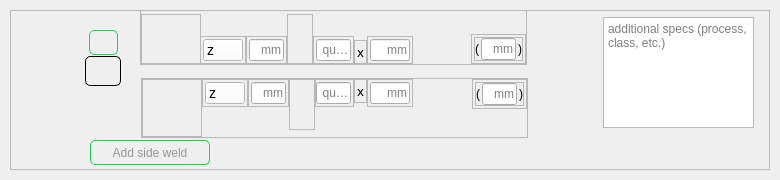
<?xml version="1.0" encoding="UTF-8"?>
<ui version="4.0">
 <class>Form</class>
 <widget class="QWidget" name="Form">
  <property name="geometry">
   <rect>
    <x>0</x>
    <y>0</y>
    <width>780</width>
    <height>180</height>
   </rect>
  </property>
  <property name="sizePolicy">
   <sizepolicy hsizetype="Minimum" vsizetype="Minimum">
    <horstretch>0</horstretch>
    <verstretch>0</verstretch>
   </sizepolicy>
  </property>
  <property name="minimumSize">
   <size>
    <width>0</width>
    <height>180</height>
   </size>
  </property>
  <property name="windowTitle">
   <string>Form</string>
  </property>
  <property name="styleSheet">
   <string notr="true">QPushButton{
	font: 75 10pt &quot;Arial&quot; bold;
	border-radius: 5px;
	border: 1px solid rgb(30, 210, 80);
}

QComboBox {
	background-color: rgb(255, 255, 255);
	border: 0px solid &quot;gray&quot;;
    color: black;
    font: 14px;
    padding: 1px 0px 1px 3px; /* This (useless) line resolves a bug with the font color */
	text-align: center;
}

QComboBox:focus {
}

QComboBox::drop-down 
{
    border: 0px; /* This seems to replace the whole arrow of the combo box */
}

/* Define a new custom arrow icon for the combo box */
QComboBox::down-arrow {
    image: url(:/Icons/Icons/chevron-down.svg);
    width: 14px;
    height: 14px;
}

QLineEdit{
	border: 1px groove &quot;gray&quot;;
	font: italic 8pt &quot;Arial&quot;;
}
</string>
  </property>
  <layout class="QVBoxLayout" name="verticalLayout">
   <property name="spacing">
    <number>0</number>
   </property>
   <property name="leftMargin">
    <number>10</number>
   </property>
   <property name="topMargin">
    <number>10</number>
   </property>
   <property name="rightMargin">
    <number>10</number>
   </property>
   <property name="bottomMargin">
    <number>10</number>
   </property>
   <item alignment="Qt::AlignTop">
    <widget class="QFrame" name="mainFrame">
     <property name="sizePolicy">
      <sizepolicy hsizetype="Fixed" vsizetype="Fixed">
       <horstretch>0</horstretch>
       <verstretch>0</verstretch>
      </sizepolicy>
     </property>
     <property name="minimumSize">
      <size>
       <width>760</width>
       <height>160</height>
      </size>
     </property>
     <property name="maximumSize">
      <size>
       <width>690</width>
       <height>160</height>
      </size>
     </property>
     <property name="styleSheet">
      <string notr="true">#frame_21{
	background-color: rgb(255, 255, 255);
}</string>
     </property>
     <property name="frameShape">
      <enum>QFrame::StyledPanel</enum>
     </property>
     <property name="frameShadow">
      <enum>QFrame::Raised</enum>
     </property>
     <property name="lineWidth">
      <number>0</number>
     </property>
     <property name="midLineWidth">
      <number>0</number>
     </property>
     <widget class="QLabel" name="normalWeldGraph">
      <property name="geometry">
       <rect>
        <x>0</x>
        <y>0</y>
        <width>611</width>
        <height>161</height>
       </rect>
      </property>
      <property name="text">
       <string/>
      </property>
      <property name="pixmap">
       <pixmap resource="../resources.qrc">:/Pictures/Pictures/weldNote.png</pixmap>
      </property>
      <property name="scaledContents">
       <bool>true</bool>
      </property>
     </widget>
     <widget class="QTextEdit" name="tailMultiline">
      <property name="geometry">
       <rect>
        <x>593</x>
        <y>7</y>
        <width>151</width>
        <height>111</height>
       </rect>
      </property>
      <property name="styleSheet">
       <string notr="true">font: 25 italic 12pt &quot;Calibri Light&quot;;</string>
      </property>
      <property name="sizeAdjustPolicy">
       <enum>QAbstractScrollArea::AdjustIgnored</enum>
      </property>
      <property name="overwriteMode">
       <bool>false</bool>
      </property>
      <property name="placeholderText">
       <string>additional specs (process, class, etc.)</string>
      </property>
     </widget>
     <widget class="QPushButton" name="weldRoundedIcon">
      <property name="geometry">
       <rect>
        <x>75</x>
        <y>46</y>
        <width>36</width>
        <height>30</height>
       </rect>
      </property>
      <property name="styleSheet">
       <string notr="true">border-radius: 5px;
border: 1px solid rgb(0, 0, 0);</string>
      </property>
      <property name="text">
       <string/>
      </property>
      <property name="icon">
       <iconset resource="../resources.qrc">
        <normaloff>:/Icons/Icons/weldIcon_weldLine.png</normaloff>:/Icons/Icons/weldIcon_weldLine.png</iconset>
      </property>
      <property name="iconSize">
       <size>
        <width>26</width>
        <height>30</height>
       </size>
      </property>
      <property name="checkable">
       <bool>true</bool>
      </property>
     </widget>
     <widget class="QPushButton" name="weldAsemblyIcon">
      <property name="geometry">
       <rect>
        <x>79</x>
        <y>20</y>
        <width>29</width>
        <height>25</height>
       </rect>
      </property>
      <property name="text">
       <string/>
      </property>
      <property name="icon">
       <iconset resource="../resources.qrc">
        <normaloff>:/Icons/Icons/banner_weld_face.png</normaloff>:/Icons/Icons/banner_weld_face.png</iconset>
      </property>
      <property name="iconSize">
       <size>
        <width>25</width>
        <height>25</height>
       </size>
      </property>
      <property name="checkable">
       <bool>true</bool>
      </property>
     </widget>
     <widget class="QFrame" name="upperWeldInfo">
      <property name="geometry">
       <rect>
        <x>130</x>
        <y>-6</y>
        <width>387</width>
        <height>61</height>
       </rect>
      </property>
      <property name="sizePolicy">
       <sizepolicy hsizetype="Preferred" vsizetype="Minimum">
        <horstretch>0</horstretch>
        <verstretch>0</verstretch>
       </sizepolicy>
      </property>
      <property name="minimumSize">
       <size>
        <width>0</width>
        <height>60</height>
       </size>
      </property>
      <property name="frameShape">
       <enum>QFrame::StyledPanel</enum>
      </property>
      <property name="frameShadow">
       <enum>QFrame::Raised</enum>
      </property>
      <layout class="QHBoxLayout" name="horizontalLayout_2">
       <property name="spacing">
        <number>0</number>
       </property>
       <property name="leftMargin">
        <number>0</number>
       </property>
       <property name="rightMargin">
        <number>0</number>
       </property>
       <property name="bottomMargin">
        <number>0</number>
       </property>
       <item>
        <widget class="QFrame" name="upperNormalSpacer">
         <property name="enabled">
          <bool>true</bool>
         </property>
         <property name="minimumSize">
          <size>
           <width>60</width>
           <height>0</height>
          </size>
         </property>
         <property name="frameShape">
          <enum>QFrame::StyledPanel</enum>
         </property>
         <property name="frameShadow">
          <enum>QFrame::Raised</enum>
         </property>
        </widget>
       </item>
       <item alignment="Qt::AlignBottom">
        <widget class="QFrame" name="frame_8">
         <property name="frameShape">
          <enum>QFrame::StyledPanel</enum>
         </property>
         <property name="frameShadow">
          <enum>QFrame::Raised</enum>
         </property>
         <layout class="QVBoxLayout" name="verticalLayout_9">
          <property name="spacing">
           <number>2</number>
          </property>
          <property name="leftMargin">
           <number>2</number>
          </property>
          <property name="topMargin">
           <number>2</number>
          </property>
          <property name="rightMargin">
           <number>2</number>
          </property>
          <property name="bottomMargin">
           <number>2</number>
          </property>
          <item>
           <widget class="QComboBox" name="upperSizeCombo">
            <property name="minimumSize">
             <size>
              <width>40</width>
              <height>0</height>
             </size>
            </property>
            <property name="currentText">
             <string>z</string>
            </property>
            <property name="iconSize">
             <size>
              <width>16</width>
              <height>16</height>
             </size>
            </property>
            <property name="frame">
             <bool>true</bool>
            </property>
            <item>
             <property name="text">
              <string>z</string>
             </property>
            </item>
            <item>
             <property name="text">
              <string>s</string>
             </property>
            </item>
            <item>
             <property name="text">
              <string>a</string>
             </property>
            </item>
           </widget>
          </item>
         </layout>
        </widget>
       </item>
       <item alignment="Qt::AlignHCenter|Qt::AlignBottom">
        <widget class="QFrame" name="frame_2">
         <property name="frameShape">
          <enum>QFrame::StyledPanel</enum>
         </property>
         <property name="frameShadow">
          <enum>QFrame::Raised</enum>
         </property>
         <layout class="QVBoxLayout" name="verticalLayout_3">
          <property name="spacing">
           <number>5</number>
          </property>
          <property name="leftMargin">
           <number>2</number>
          </property>
          <property name="topMargin">
           <number>2</number>
          </property>
          <property name="rightMargin">
           <number>2</number>
          </property>
          <property name="bottomMargin">
           <number>2</number>
          </property>
          <item>
           <widget class="QLineEdit" name="upperSizeLine">
            <property name="sizePolicy">
             <sizepolicy hsizetype="Fixed" vsizetype="Fixed">
              <horstretch>0</horstretch>
              <verstretch>0</verstretch>
             </sizepolicy>
            </property>
            <property name="minimumSize">
             <size>
              <width>35</width>
              <height>20</height>
             </size>
            </property>
            <property name="maximumSize">
             <size>
              <width>0</width>
              <height>16777215</height>
             </size>
            </property>
            <property name="alignment">
             <set>Qt::AlignRight|Qt::AlignTrailing|Qt::AlignVCenter</set>
            </property>
            <property name="placeholderText">
             <string>mm</string>
            </property>
           </widget>
          </item>
         </layout>
        </widget>
       </item>
       <item alignment="Qt::AlignHCenter|Qt::AlignBottom">
        <widget class="QFrame" name="frame_3">
         <property name="frameShape">
          <enum>QFrame::StyledPanel</enum>
         </property>
         <property name="frameShadow">
          <enum>QFrame::Raised</enum>
         </property>
         <layout class="QVBoxLayout" name="verticalLayout_2">
          <property name="spacing">
           <number>5</number>
          </property>
          <property name="leftMargin">
           <number>2</number>
          </property>
          <property name="topMargin">
           <number>2</number>
          </property>
          <property name="rightMargin">
           <number>2</number>
          </property>
          <property name="bottomMargin">
           <number>2</number>
          </property>
          <item>
           <widget class="QPushButton" name="upperWeldFaceIcon">
            <property name="enabled">
             <bool>true</bool>
            </property>
            <property name="sizePolicy">
             <sizepolicy hsizetype="Fixed" vsizetype="Fixed">
              <horstretch>0</horstretch>
              <verstretch>0</verstretch>
             </sizepolicy>
            </property>
            <property name="minimumSize">
             <size>
              <width>20</width>
              <height>20</height>
             </size>
            </property>
            <property name="styleSheet">
             <string notr="true">border: None;</string>
            </property>
            <property name="text">
             <string/>
            </property>
            <property name="icon">
             <iconset resource="../resources.qrc">
              <normaloff>:/Icons/Icons/plus.svg</normaloff>:/Icons/Icons/plus.svg</iconset>
            </property>
            <property name="iconSize">
             <size>
              <width>20</width>
              <height>20</height>
             </size>
            </property>
           </widget>
          </item>
          <item>
           <widget class="QPushButton" name="upperWeldTypeIcon">
            <property name="enabled">
             <bool>true</bool>
            </property>
            <property name="sizePolicy">
             <sizepolicy hsizetype="Fixed" vsizetype="Fixed">
              <horstretch>0</horstretch>
              <verstretch>0</verstretch>
             </sizepolicy>
            </property>
            <property name="minimumSize">
             <size>
              <width>20</width>
              <height>20</height>
             </size>
            </property>
            <property name="styleSheet">
             <string notr="true">border: None;</string>
            </property>
            <property name="text">
             <string/>
            </property>
            <property name="icon">
             <iconset resource="../resources.qrc">
              <normaloff>:/Icons/Icons/plus.svg</normaloff>:/Icons/Icons/plus.svg</iconset>
            </property>
            <property name="iconSize">
             <size>
              <width>20</width>
              <height>20</height>
             </size>
            </property>
           </widget>
          </item>
         </layout>
        </widget>
       </item>
       <item alignment="Qt::AlignHCenter|Qt::AlignBottom">
        <widget class="QFrame" name="frame_4">
         <property name="frameShape">
          <enum>QFrame::StyledPanel</enum>
         </property>
         <property name="frameShadow">
          <enum>QFrame::Raised</enum>
         </property>
         <layout class="QVBoxLayout" name="verticalLayout_5">
          <property name="spacing">
           <number>5</number>
          </property>
          <property name="leftMargin">
           <number>2</number>
          </property>
          <property name="topMargin">
           <number>2</number>
          </property>
          <property name="rightMargin">
           <number>2</number>
          </property>
          <property name="bottomMargin">
           <number>2</number>
          </property>
          <item alignment="Qt::AlignBottom">
           <widget class="QLineEdit" name="upperWeldQuantityLine">
            <property name="sizePolicy">
             <sizepolicy hsizetype="Fixed" vsizetype="Fixed">
              <horstretch>0</horstretch>
              <verstretch>0</verstretch>
             </sizepolicy>
            </property>
            <property name="minimumSize">
             <size>
              <width>35</width>
              <height>20</height>
             </size>
            </property>
            <property name="maximumSize">
             <size>
              <width>0</width>
              <height>16777215</height>
             </size>
            </property>
            <property name="alignment">
             <set>Qt::AlignRight|Qt::AlignTrailing|Qt::AlignVCenter</set>
            </property>
            <property name="placeholderText">
             <string>quant</string>
            </property>
           </widget>
          </item>
         </layout>
        </widget>
       </item>
       <item alignment="Qt::AlignHCenter|Qt::AlignBottom">
        <widget class="QFrame" name="frame_5">
         <property name="frameShape">
          <enum>QFrame::StyledPanel</enum>
         </property>
         <property name="frameShadow">
          <enum>QFrame::Raised</enum>
         </property>
         <layout class="QVBoxLayout" name="verticalLayout_6">
          <property name="spacing">
           <number>5</number>
          </property>
          <property name="leftMargin">
           <number>2</number>
          </property>
          <property name="topMargin">
           <number>2</number>
          </property>
          <property name="rightMargin">
           <number>2</number>
          </property>
          <property name="bottomMargin">
           <number>2</number>
          </property>
          <item>
           <widget class="QLabel" name="upperWeldAmountLabel">
            <property name="font">
             <font>
              <family>Arial 'bold'</family>
              <pointsize>10</pointsize>
              <weight>50</weight>
              <italic>false</italic>
              <bold>false</bold>
             </font>
            </property>
            <property name="text">
             <string>x</string>
            </property>
            <property name="alignment">
             <set>Qt::AlignHCenter|Qt::AlignTop</set>
            </property>
           </widget>
          </item>
         </layout>
        </widget>
       </item>
       <item alignment="Qt::AlignBottom">
        <widget class="QFrame" name="frame_7">
         <property name="frameShape">
          <enum>QFrame::StyledPanel</enum>
         </property>
         <property name="frameShadow">
          <enum>QFrame::Raised</enum>
         </property>
         <layout class="QVBoxLayout" name="verticalLayout_8">
          <property name="spacing">
           <number>5</number>
          </property>
          <property name="leftMargin">
           <number>2</number>
          </property>
          <property name="topMargin">
           <number>2</number>
          </property>
          <property name="rightMargin">
           <number>2</number>
          </property>
          <property name="bottomMargin">
           <number>2</number>
          </property>
          <item alignment="Qt::AlignBottom">
           <widget class="QLineEdit" name="upperWeldLengthLine">
            <property name="sizePolicy">
             <sizepolicy hsizetype="Fixed" vsizetype="Fixed">
              <horstretch>0</horstretch>
              <verstretch>0</verstretch>
             </sizepolicy>
            </property>
            <property name="minimumSize">
             <size>
              <width>40</width>
              <height>20</height>
             </size>
            </property>
            <property name="maximumSize">
             <size>
              <width>0</width>
              <height>16777215</height>
             </size>
            </property>
            <property name="alignment">
             <set>Qt::AlignRight|Qt::AlignTrailing|Qt::AlignVCenter</set>
            </property>
            <property name="placeholderText">
             <string>mm</string>
            </property>
           </widget>
          </item>
         </layout>
        </widget>
       </item>
       <item>
        <widget class="QWidget" name="upperStaggerSpacer" native="true">
         <property name="minimumSize">
          <size>
           <width>60</width>
           <height>0</height>
          </size>
         </property>
        </widget>
       </item>
       <item alignment="Qt::AlignHCenter|Qt::AlignBottom">
        <widget class="QFrame" name="upperWeldSpacingFrame">
         <property name="frameShape">
          <enum>QFrame::StyledPanel</enum>
         </property>
         <property name="frameShadow">
          <enum>QFrame::Raised</enum>
         </property>
         <layout class="QVBoxLayout" name="verticalLayout_7">
          <property name="spacing">
           <number>5</number>
          </property>
          <property name="leftMargin">
           <number>2</number>
          </property>
          <property name="topMargin">
           <number>2</number>
          </property>
          <property name="rightMargin">
           <number>2</number>
          </property>
          <property name="bottomMargin">
           <number>2</number>
          </property>
          <item alignment="Qt::AlignLeft|Qt::AlignBottom">
           <widget class="QFrame" name="frame_26">
            <property name="frameShape">
             <enum>QFrame::StyledPanel</enum>
            </property>
            <property name="frameShadow">
             <enum>QFrame::Raised</enum>
            </property>
            <layout class="QHBoxLayout" name="horizontalLayout_25">
             <property name="spacing">
              <number>2</number>
             </property>
             <property name="leftMargin">
              <number>0</number>
             </property>
             <property name="topMargin">
              <number>0</number>
             </property>
             <property name="rightMargin">
              <number>0</number>
             </property>
             <property name="bottomMargin">
              <number>0</number>
             </property>
             <item>
              <widget class="QLabel" name="label_84">
               <property name="text">
                <string>(</string>
               </property>
              </widget>
             </item>
             <item>
              <widget class="QLineEdit" name="upperWeldSpacingLine">
               <property name="sizePolicy">
                <sizepolicy hsizetype="Fixed" vsizetype="Fixed">
                 <horstretch>0</horstretch>
                 <verstretch>0</verstretch>
                </sizepolicy>
               </property>
               <property name="minimumSize">
                <size>
                 <width>35</width>
                 <height>20</height>
                </size>
               </property>
               <property name="maximumSize">
                <size>
                 <width>0</width>
                 <height>16777215</height>
                </size>
               </property>
               <property name="alignment">
                <set>Qt::AlignRight|Qt::AlignTrailing|Qt::AlignVCenter</set>
               </property>
               <property name="placeholderText">
                <string>mm</string>
               </property>
              </widget>
             </item>
             <item>
              <widget class="QLabel" name="label_85">
               <property name="text">
                <string>)</string>
               </property>
              </widget>
             </item>
            </layout>
           </widget>
          </item>
         </layout>
        </widget>
       </item>
       <item>
        <spacer name="horizontalSpacer">
         <property name="orientation">
          <enum>Qt::Horizontal</enum>
         </property>
         <property name="sizeHint" stdset="0">
          <size>
           <width>40</width>
           <height>20</height>
          </size>
         </property>
        </spacer>
       </item>
      </layout>
     </widget>
     <widget class="QFrame" name="lowerWeldInfo">
      <property name="enabled">
       <bool>true</bool>
      </property>
      <property name="geometry">
       <rect>
        <x>131</x>
        <y>68</y>
        <width>387</width>
        <height>60</height>
       </rect>
      </property>
      <property name="sizePolicy">
       <sizepolicy hsizetype="Preferred" vsizetype="Minimum">
        <horstretch>0</horstretch>
        <verstretch>0</verstretch>
       </sizepolicy>
      </property>
      <property name="minimumSize">
       <size>
        <width>0</width>
        <height>60</height>
       </size>
      </property>
      <property name="frameShape">
       <enum>QFrame::StyledPanel</enum>
      </property>
      <property name="frameShadow">
       <enum>QFrame::Raised</enum>
      </property>
      <layout class="QHBoxLayout" name="lowerWeldGrid">
       <property name="spacing">
        <number>0</number>
       </property>
       <property name="leftMargin">
        <number>0</number>
       </property>
       <property name="topMargin">
        <number>0</number>
       </property>
       <property name="rightMargin">
        <number>0</number>
       </property>
       <property name="bottomMargin">
        <number>0</number>
       </property>
       <item>
        <widget class="QFrame" name="lowerNormalSpacer">
         <property name="minimumSize">
          <size>
           <width>60</width>
           <height>0</height>
          </size>
         </property>
         <property name="frameShape">
          <enum>QFrame::StyledPanel</enum>
         </property>
         <property name="frameShadow">
          <enum>QFrame::Raised</enum>
         </property>
        </widget>
       </item>
       <item alignment="Qt::AlignTop">
        <widget class="QFrame" name="frame_10">
         <property name="frameShape">
          <enum>QFrame::StyledPanel</enum>
         </property>
         <property name="frameShadow">
          <enum>QFrame::Raised</enum>
         </property>
         <layout class="QVBoxLayout" name="verticalLayout_10">
          <property name="spacing">
           <number>2</number>
          </property>
          <property name="leftMargin">
           <number>2</number>
          </property>
          <property name="topMargin">
           <number>2</number>
          </property>
          <property name="rightMargin">
           <number>2</number>
          </property>
          <property name="bottomMargin">
           <number>2</number>
          </property>
          <item>
           <widget class="QComboBox" name="lowerSizeCombo">
            <property name="minimumSize">
             <size>
              <width>40</width>
              <height>0</height>
             </size>
            </property>
            <property name="sizeAdjustPolicy">
             <enum>QComboBox::AdjustToMinimumContentsLengthWithIcon</enum>
            </property>
            <item>
             <property name="text">
              <string>z</string>
             </property>
            </item>
            <item>
             <property name="text">
              <string>s</string>
             </property>
            </item>
            <item>
             <property name="text">
              <string>a</string>
             </property>
            </item>
           </widget>
          </item>
         </layout>
        </widget>
       </item>
       <item alignment="Qt::AlignHCenter|Qt::AlignTop">
        <widget class="QFrame" name="frame_11">
         <property name="frameShape">
          <enum>QFrame::StyledPanel</enum>
         </property>
         <property name="frameShadow">
          <enum>QFrame::Raised</enum>
         </property>
         <layout class="QVBoxLayout" name="verticalLayout_11">
          <property name="spacing">
           <number>5</number>
          </property>
          <property name="leftMargin">
           <number>2</number>
          </property>
          <property name="topMargin">
           <number>2</number>
          </property>
          <property name="rightMargin">
           <number>2</number>
          </property>
          <property name="bottomMargin">
           <number>2</number>
          </property>
          <item>
           <widget class="QLineEdit" name="lowerSizeLine">
            <property name="sizePolicy">
             <sizepolicy hsizetype="Fixed" vsizetype="Fixed">
              <horstretch>0</horstretch>
              <verstretch>0</verstretch>
             </sizepolicy>
            </property>
            <property name="minimumSize">
             <size>
              <width>35</width>
              <height>20</height>
             </size>
            </property>
            <property name="maximumSize">
             <size>
              <width>0</width>
              <height>16777215</height>
             </size>
            </property>
            <property name="alignment">
             <set>Qt::AlignRight|Qt::AlignTrailing|Qt::AlignVCenter</set>
            </property>
            <property name="placeholderText">
             <string>mm</string>
            </property>
           </widget>
          </item>
         </layout>
        </widget>
       </item>
       <item alignment="Qt::AlignHCenter|Qt::AlignTop">
        <widget class="QFrame" name="frame_12">
         <property name="frameShape">
          <enum>QFrame::StyledPanel</enum>
         </property>
         <property name="frameShadow">
          <enum>QFrame::Raised</enum>
         </property>
         <layout class="QVBoxLayout" name="verticalLayout_12">
          <property name="spacing">
           <number>5</number>
          </property>
          <property name="leftMargin">
           <number>2</number>
          </property>
          <property name="topMargin">
           <number>2</number>
          </property>
          <property name="rightMargin">
           <number>2</number>
          </property>
          <property name="bottomMargin">
           <number>2</number>
          </property>
          <item>
           <widget class="QPushButton" name="lowerWeldTypeIcon">
            <property name="enabled">
             <bool>true</bool>
            </property>
            <property name="sizePolicy">
             <sizepolicy hsizetype="Fixed" vsizetype="Fixed">
              <horstretch>0</horstretch>
              <verstretch>0</verstretch>
             </sizepolicy>
            </property>
            <property name="minimumSize">
             <size>
              <width>20</width>
              <height>20</height>
             </size>
            </property>
            <property name="styleSheet">
             <string notr="true">border: None;</string>
            </property>
            <property name="text">
             <string/>
            </property>
            <property name="icon">
             <iconset resource="../resources.qrc">
              <normaloff>:/Icons/Icons/plus.svg</normaloff>:/Icons/Icons/plus.svg</iconset>
            </property>
            <property name="iconSize">
             <size>
              <width>20</width>
              <height>20</height>
             </size>
            </property>
           </widget>
          </item>
          <item>
           <widget class="QPushButton" name="lowerWeldFaceIcon">
            <property name="enabled">
             <bool>true</bool>
            </property>
            <property name="sizePolicy">
             <sizepolicy hsizetype="Fixed" vsizetype="Fixed">
              <horstretch>0</horstretch>
              <verstretch>0</verstretch>
             </sizepolicy>
            </property>
            <property name="minimumSize">
             <size>
              <width>20</width>
              <height>20</height>
             </size>
            </property>
            <property name="styleSheet">
             <string notr="true">border: None;</string>
            </property>
            <property name="text">
             <string/>
            </property>
            <property name="icon">
             <iconset resource="../resources.qrc">
              <normaloff>:/Icons/Icons/plus.svg</normaloff>:/Icons/Icons/plus.svg</iconset>
            </property>
            <property name="iconSize">
             <size>
              <width>20</width>
              <height>20</height>
             </size>
            </property>
           </widget>
          </item>
         </layout>
        </widget>
       </item>
       <item alignment="Qt::AlignHCenter|Qt::AlignTop">
        <widget class="QFrame" name="frame_13">
         <property name="frameShape">
          <enum>QFrame::StyledPanel</enum>
         </property>
         <property name="frameShadow">
          <enum>QFrame::Raised</enum>
         </property>
         <layout class="QVBoxLayout" name="verticalLayout_13">
          <property name="spacing">
           <number>5</number>
          </property>
          <property name="leftMargin">
           <number>0</number>
          </property>
          <property name="topMargin">
           <number>2</number>
          </property>
          <property name="rightMargin">
           <number>2</number>
          </property>
          <property name="bottomMargin">
           <number>2</number>
          </property>
          <item alignment="Qt::AlignBottom">
           <widget class="QLineEdit" name="lowerWeldQuantityLine">
            <property name="sizePolicy">
             <sizepolicy hsizetype="Fixed" vsizetype="Fixed">
              <horstretch>0</horstretch>
              <verstretch>0</verstretch>
             </sizepolicy>
            </property>
            <property name="minimumSize">
             <size>
              <width>35</width>
              <height>20</height>
             </size>
            </property>
            <property name="maximumSize">
             <size>
              <width>0</width>
              <height>16777215</height>
             </size>
            </property>
            <property name="alignment">
             <set>Qt::AlignRight|Qt::AlignTrailing|Qt::AlignVCenter</set>
            </property>
            <property name="placeholderText">
             <string>quant</string>
            </property>
           </widget>
          </item>
         </layout>
        </widget>
       </item>
       <item alignment="Qt::AlignHCenter|Qt::AlignTop">
        <widget class="QFrame" name="frame_14">
         <property name="frameShape">
          <enum>QFrame::StyledPanel</enum>
         </property>
         <property name="frameShadow">
          <enum>QFrame::Raised</enum>
         </property>
         <layout class="QVBoxLayout" name="verticalLayout_14">
          <property name="spacing">
           <number>5</number>
          </property>
          <property name="leftMargin">
           <number>2</number>
          </property>
          <property name="topMargin">
           <number>2</number>
          </property>
          <property name="rightMargin">
           <number>2</number>
          </property>
          <property name="bottomMargin">
           <number>2</number>
          </property>
          <item>
           <widget class="QLabel" name="lowerWeldAmountLabel">
            <property name="font">
             <font>
              <family>Arial 'bold'</family>
              <pointsize>10</pointsize>
              <weight>50</weight>
              <italic>false</italic>
              <bold>false</bold>
             </font>
            </property>
            <property name="text">
             <string>x</string>
            </property>
            <property name="alignment">
             <set>Qt::AlignHCenter|Qt::AlignTop</set>
            </property>
           </widget>
          </item>
         </layout>
        </widget>
       </item>
       <item alignment="Qt::AlignHCenter|Qt::AlignTop">
        <widget class="QFrame" name="frame_15">
         <property name="frameShape">
          <enum>QFrame::StyledPanel</enum>
         </property>
         <property name="frameShadow">
          <enum>QFrame::Raised</enum>
         </property>
         <layout class="QVBoxLayout" name="verticalLayout_15">
          <property name="spacing">
           <number>0</number>
          </property>
          <property name="leftMargin">
           <number>2</number>
          </property>
          <property name="topMargin">
           <number>2</number>
          </property>
          <property name="rightMargin">
           <number>2</number>
          </property>
          <property name="bottomMargin">
           <number>2</number>
          </property>
          <item alignment="Qt::AlignBottom">
           <widget class="QLineEdit" name="lowerWeldLengthLine">
            <property name="sizePolicy">
             <sizepolicy hsizetype="Fixed" vsizetype="Fixed">
              <horstretch>0</horstretch>
              <verstretch>0</verstretch>
             </sizepolicy>
            </property>
            <property name="minimumSize">
             <size>
              <width>40</width>
              <height>20</height>
             </size>
            </property>
            <property name="maximumSize">
             <size>
              <width>0</width>
              <height>16777215</height>
             </size>
            </property>
            <property name="alignment">
             <set>Qt::AlignRight|Qt::AlignTrailing|Qt::AlignVCenter</set>
            </property>
            <property name="placeholderText">
             <string>mm</string>
            </property>
           </widget>
          </item>
         </layout>
        </widget>
       </item>
       <item>
        <widget class="QWidget" name="lowerStaggerSpacer" native="true">
         <property name="minimumSize">
          <size>
           <width>60</width>
           <height>0</height>
          </size>
         </property>
        </widget>
       </item>
       <item alignment="Qt::AlignTop">
        <widget class="QFrame" name="lowerWeldSpacingFrame">
         <property name="frameShape">
          <enum>QFrame::StyledPanel</enum>
         </property>
         <property name="frameShadow">
          <enum>QFrame::Raised</enum>
         </property>
         <layout class="QVBoxLayout" name="verticalLayout_16">
          <property name="spacing">
           <number>5</number>
          </property>
          <property name="leftMargin">
           <number>2</number>
          </property>
          <property name="topMargin">
           <number>2</number>
          </property>
          <property name="rightMargin">
           <number>2</number>
          </property>
          <property name="bottomMargin">
           <number>2</number>
          </property>
          <item alignment="Qt::AlignLeft|Qt::AlignBottom">
           <widget class="QFrame" name="frame_27">
            <property name="frameShape">
             <enum>QFrame::StyledPanel</enum>
            </property>
            <property name="frameShadow">
             <enum>QFrame::Raised</enum>
            </property>
            <layout class="QHBoxLayout" name="horizontalLayout_26">
             <property name="spacing">
              <number>2</number>
             </property>
             <property name="leftMargin">
              <number>0</number>
             </property>
             <property name="topMargin">
              <number>0</number>
             </property>
             <property name="rightMargin">
              <number>0</number>
             </property>
             <property name="bottomMargin">
              <number>0</number>
             </property>
             <item>
              <widget class="QLabel" name="label_90">
               <property name="text">
                <string>(</string>
               </property>
              </widget>
             </item>
             <item>
              <widget class="QLineEdit" name="lowerWeldSpacingLine">
               <property name="sizePolicy">
                <sizepolicy hsizetype="Fixed" vsizetype="Fixed">
                 <horstretch>0</horstretch>
                 <verstretch>0</verstretch>
                </sizepolicy>
               </property>
               <property name="minimumSize">
                <size>
                 <width>35</width>
                 <height>20</height>
                </size>
               </property>
               <property name="maximumSize">
                <size>
                 <width>0</width>
                 <height>16777215</height>
                </size>
               </property>
               <property name="alignment">
                <set>Qt::AlignRight|Qt::AlignTrailing|Qt::AlignVCenter</set>
               </property>
               <property name="placeholderText">
                <string>mm</string>
               </property>
              </widget>
             </item>
             <item>
              <widget class="QLabel" name="label_91">
               <property name="text">
                <string>)</string>
               </property>
              </widget>
             </item>
            </layout>
           </widget>
          </item>
         </layout>
        </widget>
       </item>
       <item>
        <spacer name="horizontalSpacer_2">
         <property name="orientation">
          <enum>Qt::Horizontal</enum>
         </property>
         <property name="sizeHint" stdset="0">
          <size>
           <width>40</width>
           <height>20</height>
          </size>
         </property>
        </spacer>
       </item>
      </layout>
     </widget>
     <widget class="QLabel" name="staggeredGraph">
      <property name="geometry">
       <rect>
        <x>400</x>
        <y>3</y>
        <width>61</width>
        <height>121</height>
       </rect>
      </property>
      <property name="text">
       <string/>
      </property>
      <property name="pixmap">
       <pixmap resource="../resources.qrc">:/Pictures/Pictures/stagger.png</pixmap>
      </property>
      <property name="scaledContents">
       <bool>true</bool>
      </property>
     </widget>
     <widget class="QPushButton" name="addSideWeld">
      <property name="geometry">
       <rect>
        <x>80</x>
        <y>130</y>
        <width>120</width>
        <height>25</height>
       </rect>
      </property>
      <property name="minimumSize">
       <size>
        <width>120</width>
        <height>25</height>
       </size>
      </property>
      <property name="maximumSize">
       <size>
        <width>16777209</width>
        <height>16777215</height>
       </size>
      </property>
      <property name="styleSheet">
       <string notr="true">QPushButton{
font: 75 10pt &quot;Calibri&quot; bold italic;
color: rgb(150, 150, 150);
}
#addSideWeld::checked{
color: rgb(0, 0, 0);
background-color : rgb(30, 210, 80);
}</string>
      </property>
      <property name="text">
       <string>Add side weld</string>
      </property>
      <property name="icon">
       <iconset resource="../resources.qrc">
        <normaloff>:/Icons/Icons/plus-circle.svg</normaloff>:/Icons/Icons/plus-circle.svg</iconset>
      </property>
      <property name="checkable">
       <bool>true</bool>
      </property>
      <property name="checked">
       <bool>false</bool>
      </property>
     </widget>
     <widget class="QPushButton" name="editGraphBtn">
      <property name="geometry">
       <rect>
        <x>0</x>
        <y>0</y>
        <width>30</width>
        <height>30</height>
       </rect>
      </property>
      <property name="sizePolicy">
       <sizepolicy hsizetype="Preferred" vsizetype="Preferred">
        <horstretch>0</horstretch>
        <verstretch>0</verstretch>
       </sizepolicy>
      </property>
      <property name="minimumSize">
       <size>
        <width>20</width>
        <height>20</height>
       </size>
      </property>
      <property name="styleSheet">
       <string notr="true">border: 0px;</string>
      </property>
      <property name="text">
       <string/>
      </property>
      <property name="icon">
       <iconset resource="../resources.qrc">
        <normaloff>:/Icons/Icons/edit-2.svg</normaloff>:/Icons/Icons/edit-2.svg</iconset>
      </property>
      <property name="iconSize">
       <size>
        <width>18</width>
        <height>18</height>
       </size>
      </property>
      <property name="flat">
       <bool>true</bool>
      </property>
     </widget>
    </widget>
   </item>
  </layout>
 </widget>
 <resources>
  <include location="../resources.qrc"/>
 </resources>
 <connections/>
</ui>
